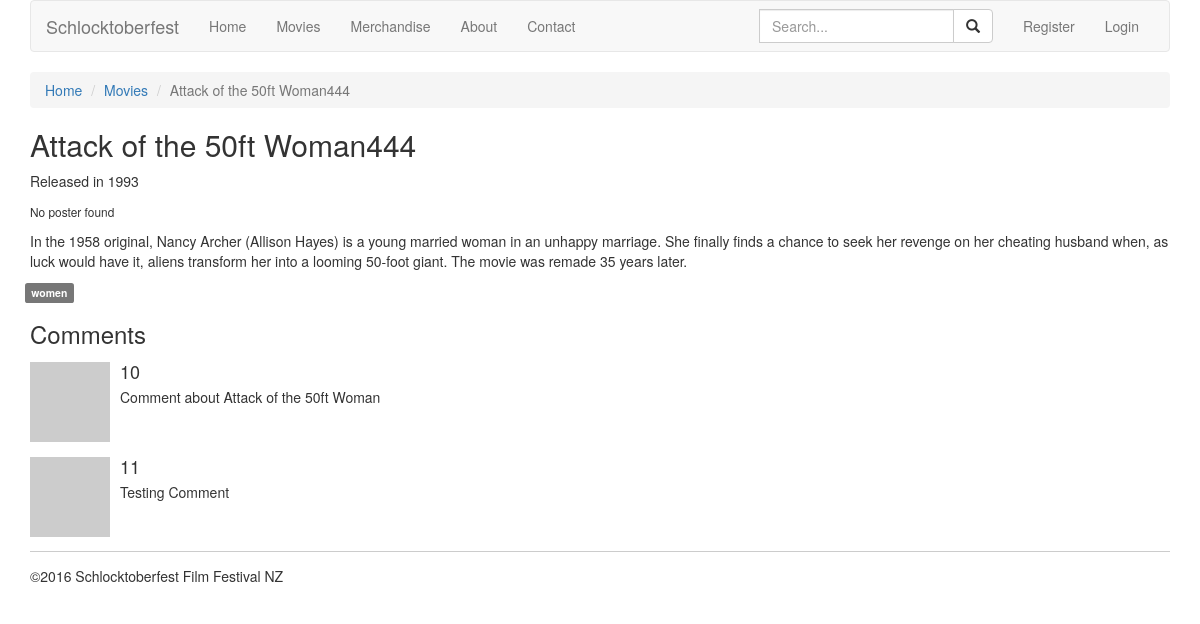
Screenshot of /?page=movie&id=45 with the database file from the repository.
### tables this page shows
CREATE TABLE `movies` (
  `id` smallint(15) UNSIGNED NOT NULL,
  `title` varchar(250) NOT NULL,
  `year` year(4) NOT NULL,
  `poster` varchar(255) DEFAULT NULL,
  `description` text NOT NULL
);

CREATE TABLE `tags` (
  `id` int(11) UNSIGNED NOT NULL,
  `tag` varchar(200) NOT NULL
);

CREATE TABLE `comments` (
  `id` int(15) NOT NULL,
  `user_id` int(15) UNSIGNED NOT NULL,
  `movie_id` smallint(15) UNSIGNED NOT NULL,
  `comment` varchar(1000) NOT NULL,
  `timestamp` timestamp NOT NULL DEFAULT CURRENT_TIMESTAMP ON UPDATE CURRENT_TIMESTAMP
);

### App/Views/SingleMovieView.php (called while the page is built, shortened)
<?php
class SingleMovieView extends TemplateView
{
	public function render()
	{
		include "templates/master.inc.php";
	}
	protected function content()
	{
		extract($this->data);
		include "templates/singlemovie.inc.php";
	}
}

### App/Controllers/MoviesController.php (called while the page is built, shortened)
<?php
	class MoviesController extends Controller
	{
		public function show(){
			$movie = new Movies((int)$_GET['id']);
			$comments = $movie->comments();
			$tags = $movie->getTags();
			$view = new SingleMovieView(compact('movie', 'newcomment', 'comments', 'tags'));
			$view->render();
		}
	}

### index.php (called while the page is built, shortened)
<?php
require "routes.php";

### App/Models/DatabaseModel.php (called while the page is built, shortened)
<?php
abstract class DatabaseModel
{
	public $data = [];
	protected static $columns = [];
	protected static $fakeColumns = [];
	private static $db;
	public function __construct($input = null){
		if(is_integer($input) && $input > 0){
			$this->find($input);
		}
	}
	protected static function getDatabaseConnection()
	{
			if(! self::$db){
				$dsn = 'mysql:host=localhost;dbname=schlocktoberfest;charset=utf8';
				self::$db = new PDO($dsn, 'root', '');
				self::$db->setAttribute(PDO::ATTR_ERRMODE, PDO::ERRMODE_EXCEPTION);
				self::$db->setAttribute(PDO::ATTR_EMULATE_PREPARES, false);
			}
		return self::$db;
	}
		public static function allBy($column, $value, $sortcolumn  = "", $asc = true, $pageNumber=null, $pageSize=null){
			$models = [];
			$db = static::getDatabaseConnection();
			$query = "SELECT ".implode("," , static::$columns)." FROM " . static::$tableName;
			$query .= " WHERE $column =:value";
			$statement = $db->prepare($query);
			$statement->bindValue(":value" , $value);
			$statement->execute();
			while($record = $statement->fetch(PDO::FETCH_ASSOC)){
				$model = new static();
				$model->data = $record;
				array_push($models, $model);
			}
			return $models;
	}
	public function find($id){
		$db = static::getDatabaseConnection();
		$query ="SELECT " .implode("," , static::$columns)." FROM " . static::$tableName . " WHERE id = :id";
		$statement = $db->prepare($query);
		$statement->bindValue(":id", $id);
		$statement->execute();
		$record = $statement->fetch(PDO::FETCH_ASSOC);
		$this->data = $record;
	}
	public function __get($name)
	{
		if ( in_array($name, static::$columns) || in_array($name, static::$fakeColumns)) {
            return $this->data[$name];
        }
        throw new UnexpectedValueException("Property $name not found in the data variable.");
	}
	public function __set($name, $value){
		$this->data[$name] = $value;
	}
}

### App/Models/Movies.php (called while the page is built, shortened)
<?php
class Movies extends DatabaseModel
{
	public function comments(){
		 $result = Comment::allBy('movie_id', $this->id);
		 return $result;
	}
	public function getTags(){
		$models =[];
		$db = static::getDatabaseConnection();
		$query =" SELECT id, tag FROM tags ";
		$query .= " JOIN movie_tag ON id = tag_id ";
		$query .= " WHERE movie_id =:id";
		$statement= $db->prepare($query);
		$statement->bindValue(":id" , $this->id);
		$statement->execute();
		while($record = $statement->fetch(PDO::FETCH_ASSOC)){
			$model = new Tags();
			$model->data = $record;
			array_push($models, $model);
		}
		return $models;
	}
}

### App/Models/Comment.php (called while the page is built, shortened)
<?php
class Comment extends DatabaseModel
{
	public function user(){
		return new User($this->user_id);
	}
}

### App/Models/User.php (called while the page is built, shortened)
<?php
class User extends DatabaseModel
{
	public function gravatar( $s = 80, $d = 'mm', $r = 'g', $img = false, $atts = array() ) {
		$url = 'http://www.gravatar.com/avatar/';
		$url .= md5( strtolower( trim( $this->email ) ) );
		$url .= "?s=$s&d=$d&r=$r";
		return $url;
	}
}

### templates/singlemovie.inc.php (the view, shortened to what this page needs)
<div class="row">
	<div class="col-xs-12">
		<ol class="breadcrumb">
		  <li><a href=".\">Home</a></li>
		  <li><a href=".\?page=movies">Movies</a></li>
		  <li class="active"><?= $movie->title; ?></li>
		</ol>
		<h2><?= $movie->title; ?></h2>
		<p>Released in <?= $movie->year; ?></p>
		<?php if($movie->poster !=""):?>
			<a href="./?page=downloadposter&amp;filename=<?= $movie->poster ?>">
				<img src="./images/poster/300h/<?= $movie->poster ?>" alt="movie poster for <?= $movie->title ?>">
			</a>
		<?php else: ?>
			<p><small>No poster found</small></p>
		<?php endif; ?>
		<p><?= $movie->description; ?></p>
		<ul class="list-inline">
			<?php foreach ($tags as $tag): ?>
				<span class="label label-default"><?= $tag->tag;?></span>
			<?php endforeach; ?>
		</ul>
		<h3>Comments</h3>
		<?php if(count($comments) > 0) : ?>
			<?php foreach($comments as $comment) : ?>
				<div class="media">
					<div class="media-left">
						<img class="media-object" src="<?= $comment->user()->gravatar(40); ?>" alt="avatar">
					</div>
					<div class="media-body">
						<h4 class="media-heading"><?= $comment->id;?> <?=$comment->user()->username;?></h4>
						<p><?= $comment->comment;?></p>
					</div>
				</div>
			<?php endforeach; ?>
		<?php else: ?>
			<p>No Comments</p>
		<?php endif; ?>
	</div>
</div>

### rows the page displays
movies: title "Attack of the 50ft Woman444", year "1993", description "In the 1958 original, Nancy Archer (Allison Hayes) is a young married woman in an unhappy marriage. She finally finds a chance to seek her revenge on her cheating husband when, as luck would have it, aliens transform her into a looming 50-foot giant. The movie was remade 35 years later."
tags: tag "women"
comments: id "10", comment "Comment about Attack of the 50ft Woman"
comments: id "11", comment "Testing Comment"
